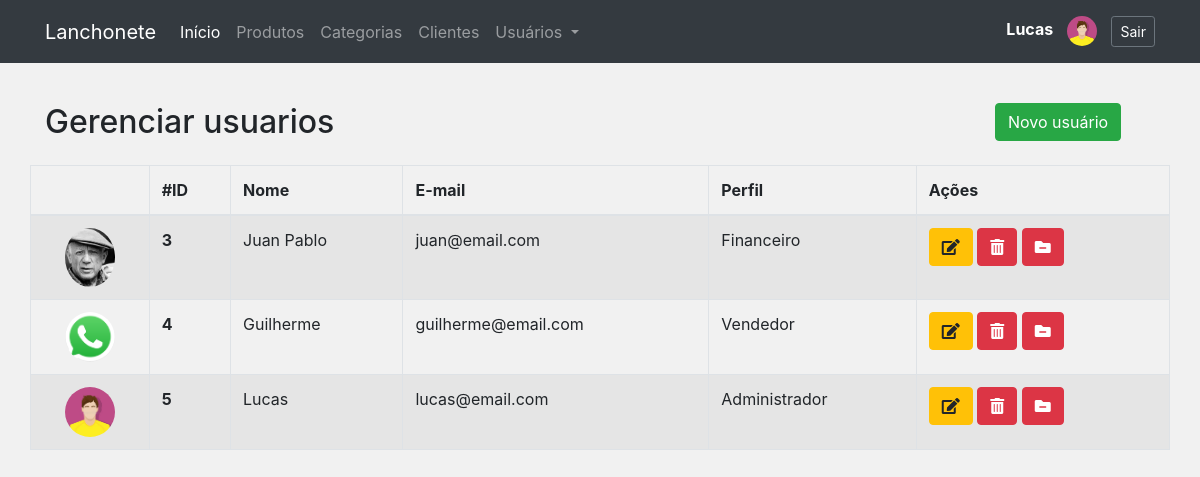
The page /usuarios.php (signed in) on the database its author committed.
### tables this page shows
CREATE TABLE `usuarios` (
  `id` int NOT NULL AUTO_INCREMENT,
  `nome` varchar(100) NOT NULL,
  `email` varchar(100) NOT NULL,
  `senha` varchar(100) NOT NULL,
  `imagem` varchar(255) DEFAULT NULL,
  `perfil_id` int DEFAULT NULL,
  PRIMARY KEY (`id`),
  KEY `fk_perfil_idx` (`perfil_id`),
  CONSTRAINT `fk_perfil` FOREIGN KEY (`perfil_id`) REFERENCES `perfis` (`id`)
);

CREATE TABLE `perfis` (
  `id` int NOT NULL AUTO_INCREMENT,
  `descricao` varchar(45) NOT NULL COMMENT 'Esta tabela armazenará todos os perfis que o sistema possa necessitar.',
  `status` char(1) NOT NULL DEFAULT '1',
  PRIMARY KEY (`id`)
);

### classes/Conexao.php (called while the page is built, shortened)
<?php
class Conexao
{
	private $host;
	private $user;
	private $password;
	public function __construct() {
		$this->host = 'mysql:host=localhost;dbname=lanchonete_api';
		$this->user = 'root';
		$this->password = 'root';
	}
    public function conectar() {
    	try {
			$conn = new PDO(
							$this->host,
							$this->user,
							$this->password
						);
			return $conn;
		} catch (PDOException $e) {
			echo 'Erro na conexao. Erro reportado: ' . $e->getMessage();
			exit;
		}
    }
}

### classes/UsuarioDAO.php (called while the page is built, shortened)
<?php
require_once 'Model.php';
class UsuarioDAO extends Model
{
    public function __construct()
    {
     	$this->class = 'Usuario';
     	$this->tabela = 'usuarios';
    }
    public function listarUsuarios($condicao = '')
    {
        $where = '';
        $sql = "SELECT u.*, p.descricao as perfil FROM {$this->tabela} u
                LEFT JOIN perfis p ON p.id = u.perfil_id
                {$where}";
        $stmt = $this->db->prepare($sql);
        $stmt->setFetchMode(PDO::FETCH_CLASS, $this->class);
        $stmt->execute();
        return $stmt->fetchAll();
    }
}

### classes/Model.php (called while the page is built, shortened)
<?php
require 'Conexao.php';
class Model
{
	public function __construct()
	{
		$conexao = new Conexao();
		$this->db = $conexao->conectar();
	}
}

### classes/Usuario.php (called while the page is built, shortened)
<?php
class Usuario
{
	private $id;
	private $nome;
	private $email;
    private $imagem;
    public function getId()
    {
        return $this->id;
    }
    public function getNome()
    {
        return $this->nome;
    }
    public function getEmail()
    {
        return $this->email;
    }
    public function getImagem()
    {
        return $this->imagem;
    }
}

### usuarios.php (the view, shortened to what this page needs)
<?php include './layout/header.php'; ?>
<?php include './layout/menu.php'; ?>
<?php
require 'classes/Usuario.php';
require 'classes/UsuarioDAO.php';
$usuarioDAO = new UsuarioDAO();
$usuarios = $usuarioDAO->listarUsuarios();
?>
<div class="row" style="margin-top:40px">
	<div class="col-10">
		<h2>Gerenciar usuarios</h2>
	</div>
	<div class="col-2">
		<a href="form_usuario.php" class="btn btn-success">Novo usuário</a>
	</div>
</div>
<div class="row">
	<table class="table table-hover table-bordered table-striped table-responsive-lg">
		<thead>
			<tr>
				<th></th>
				<th>#ID</th>
				<th>Nome</th>
				<th>E-mail</th>
				<th>Perfil</th>
				<th>Ações</th>
			</tr>
		</thead>
		<tbody>
			<?php foreach($usuarios as $usuario){ ?>
			<tr>
				<td class="text-center">
					<img src="/assets/img/usuarios/<?= ($usuario->getImagem() != '' && file_exists('assets/img/usuarios/'.$usuario->getImagem()) ? $usuario->getImagem() : 'usuario.png') ?>" alt="" width="50" class="rounded-circle">
				</td>
				<th><?= $usuario->getId() ?></th>
				<td><?= $usuario->getNome() ?></td>
				<td><?= $usuario->getEmail() ?></td>
				<td><?= $usuario->perfil ?></td>
				<td>
					<a href="form_usuario.php?id=<?= $usuario->getId() ?>"  class="btn btn-warning"  data-toggle="tooltip" title="Editar usuário"><i class="fas fa-edit"></i></a>
					<a href="controle_usuario.php?acao=deletar&id=<?= $usuario->getId() ?>" onclick="return confirm('Deseja realmente excluir?')" class="btn btn-danger" data-toggle="tooltip" title="Remover usuário">
						<i class="fas fa-trash-alt"></i>
					</a>
					<a href="controle_usuario.php?acao=removeImagem&id=<?= $usuario->getId() ?>" onclick="return confirm('Deseja realmente remover a imagem?')" class="btn btn-danger" data-toggle="tooltip" title="Remover imagem">
						<i class="fas fa-folder-minus"></i>
					</a>
				</td>
			</tr>
			<?php } ?>
		</tbody>
	</table>
</div>
<?php include './layout/footer.php'; ?>

### layout/header.php (shortened to what this page needs)
<!DOCTYPE html>
<html>
<head>
	<link rel="stylesheet" href="https://stackpath.bootstrapcdn.com/bootstrap/4.1.3/css/bootstrap.min.css">
	<link rel="stylesheet" type="text/css" href="assets/css/estilo.css">
	<link rel="stylesheet" type="text/css" href="assets/css/all.css">
</head>
<body>

### layout/menu.php (shortened to what this page needs)
<nav class="navbar navbar-expand-lg navbar-dark bg-dark ">
  <div class="container">
  <a class="navbar-brand" href="administrativa.php">Lanchonete</a>
  <div class="collapse navbar-collapse" id="conteudoNavbarSuportado">
    <ul class="navbar-nav mr-auto">
      <li class="nav-item active">
        <a class="nav-link" href="administrativa.php">Início <span class="sr-only">(página atual)</span></a>
      </li>
      <li class="nav-item ">
        <a class="nav-link" href="produtos.php" id="navbarDropdown" role="button" >
          Produtos
        </a>
      </li>
      <li class="nav-item ">
        <a class="nav-link " href="categorias.php" id="navbarDropdown" role="button" aria-haspopup="true" aria-expanded="false">
          Categorias
        </a>
      </li>
      <li class="nav-item ">
        <a class="nav-link " href="clientes.php" role="button" >
          Clientes
        </a>
      </li>
      <li class="nav-item dropdown">
        <a class="nav-link dropdown-toggle" href="#" id="navbarDropdown" role="button" data-toggle="dropdown" aria-haspopup="true" aria-expanded="false">
          Usuários
        </a>
      </li>
      <li class="nav-item align-self-end" >
        <a class="nav-link" href="#">
        </a>
      </li>
    </ul>
    <span class="navbar-text">
      <a href="form_usuario.php?id=<?= $_SESSION['id_usuario'] ?>">
            <strong >
              <?= $_SESSION['nome'] ?>
            </strong>
            <img src="/assets/img/usuarios/<?= ($_SESSION['imagem'] != '' && file_exists('assets/img/usuarios/'.$_SESSION['imagem']) ? $_SESSION['imagem'] : 'usuario.png' ) ?>" class="rounded-circle user-img-menu">
          </a>
      <small>  <a class="btn btn-outline-secondary btn-sm" href="logout.php" onclick="return confirm('Deseja realmente sair?')">Sair</a></small>
    </span>
  </div>
  </div>
</nav>
<div class="container">

### layout/footer.php (shortened to what this page needs)
</div>
</body>
</html>

### assets/css/estilo.css (style rules this page uses)
body { background: #f1f1f1; }
.row { margin-bottom: 15px; }
.user-img-menu { width: 30px; margin-right: 10px; margin-left: 10px; }

### assets/css/all.css (style rules this page uses)
.fa, .fas, .far, .fal, .fad, .fab { -moz-osx-font-smoothing: grayscale; -webkit-font-smoothing: antialiased; display: inline-block; font-style: normal; font-variant: normal; text-rendering: auto; line-height: 1; }
.fa-edit:before { content: "\f044"; }
.fa-folder-minus:before { content: "\f65d"; }
.fa-trash-alt:before { content: "\f2ed"; }
.fa, .fas { font-family: 'Font Awesome 5 Free'; font-weight: 900; }

### rows shown on the page
usuarios: imagem (picture), id "3", nome "Juan Pablo", email "juan@email.com", perfil.descricao "Financeiro"
usuarios: imagem (picture), id "4", nome "Guilherme", email "guilherme@email.com", perfil.descricao "Vendedor"
usuarios: imagem (picture), id "5", nome "Lucas", email "lucas@email.com", perfil.descricao "Administrador"

### other values the page prints
$_SESSION['nome'] "Lucas"
